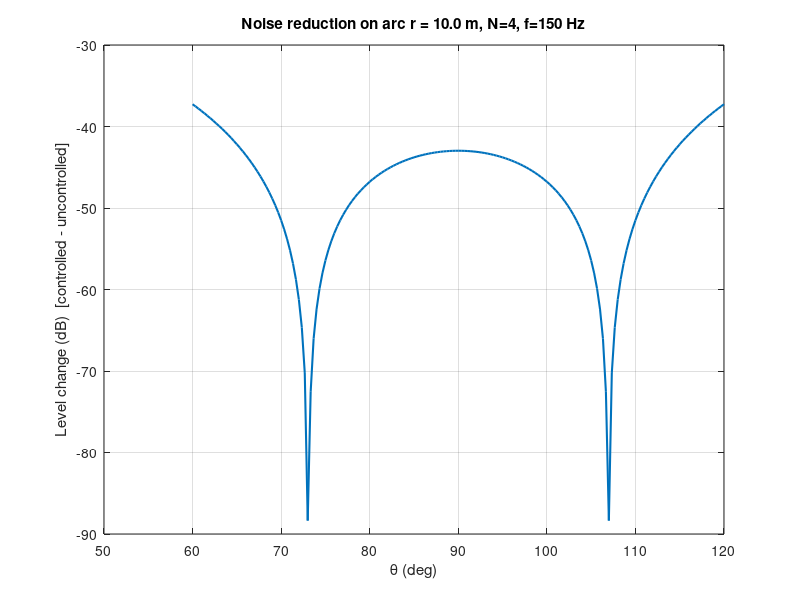
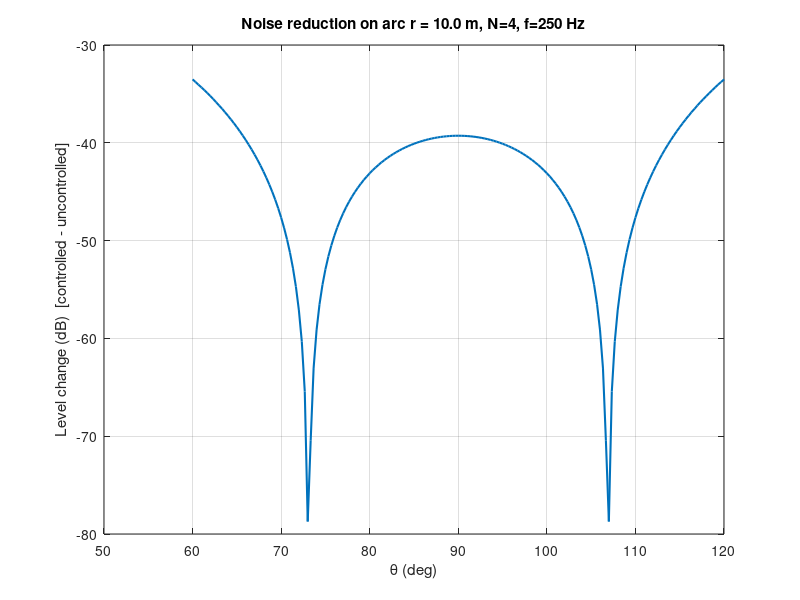
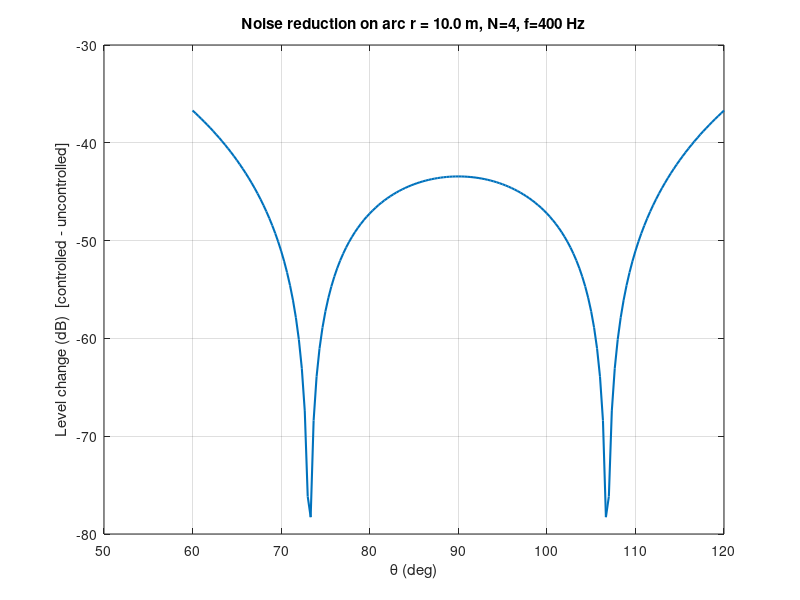
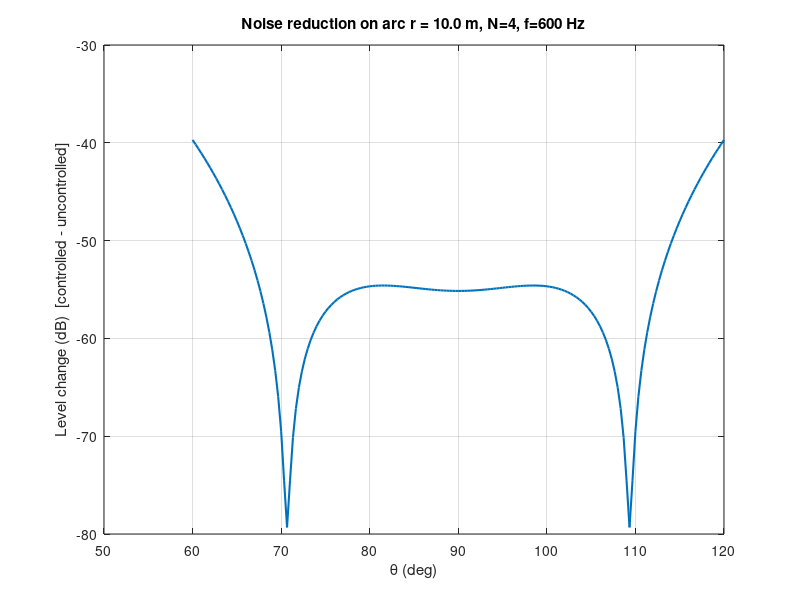

Here is the MATLAB script that generated these plots, in order:
%% Quiet-Zone ANC with Loudspeaker Array (free-field model)
% Reproduces the scenario: one primary monopole + N secondary monopoles.
% I design complex weights H(ω) by least squares to minimize pressure
% on an angular arc (the "quiet zone" wedge) and plot the achieved reduction.

clear; clc; close all;

%% -------------------- Parameters ---------------------------
c0      = 343;                     % m/s, speed of sound
freqs   = [150 250 400 600 800 1000];   % Hz to evaluate 
N       = 4;                       % number of secondary loudspeakers
spkX    = [-0.20 -0.10 0.10 0.20]; % x-locations [m] 
spkY    = [ 0     0     0     0   ]; % y-locations [m]
rqz     = 10;                      % radius (m) where we evaluate on an arc
thMin   = deg2rad(60);             % quiet-zone lower angle (rad)
thMax   = deg2rad(120);            % quiet-zone upper angle (rad)
M       = 181;                     % number of angular samples on the arc
lambda  = 1e-3;                    % Tikhonov regularization (0 = plain LS)

% Primary monopole location (origin by default)
srcXY   = [0; 0];

%% -------------------- Helper inline functions ---------------------------
kfun = @(f) 2*pi*f/c0;             % wavenumber
pol2cartM = @(r,th) [r.*cos(th); r.*sin(th)];
dist = @(P,Q) vecnorm(P - Q, 2, 1); % distance between 2xM and 2x1

% Primary field at points: b_m = e^{-j k r}/r
primaryField = @(pts, f) exp(-1j*kfun(f)*dist(pts,srcXY))./dist(pts,srcXY);

% Secondary matrix at points: G_{m i} = e^{-j k r_i}/r_i
secMatrix = @(pts, spk, f) ...
    cell2mat(arrayfun(@(i) ...
        (exp(-1j*kfun(f)*dist(pts, spk(:,i)))./dist(pts, spk(:,i))).', ...
        1:size(spk,2), 'uni', 0));

%% -------------------- Geometry ---------------------------
thetas = linspace(thMin, thMax, M);
arcXY  = pol2cartM(rqz, thetas);   % 2xM evaluation points
spkXY  = [spkX; spkY];             % 2xN speaker positions

%% -------------------- Solve and plot per frequency ----------------------
NR = zeros(numel(freqs), M);       % dB change (controlled - uncontrolled)

for ii = 1:numel(freqs)
    f = freqs(ii);

    % Build b (primary) and G (secondary) for this frequency
    b = primaryField(arcXY, f).';                  % Mx1
    G = secMatrix(arcXY, spkXY, f);                % MxN

    % Least-squares weights: H* = -(G^H G + λI)^{-1} G^H b
    H = -( (G'*G + lambda*eye(N)) \ (G'*b) );      % Nx1

    % Residual pressure on the arc
    p0 = b;                % uncontrolled primary
    pc = b + G*H;          % controlled field
    NR(ii, :) = 20*log10(abs(pc)).' - 20*log10(abs(p0)).'; %calculate noise reduction controlled fied - uncontrolled primary
    
    % Plot angle sweep at this frequency
    figure('Name', sprintf('Reduction at %d Hz', f)); 
    plot(rad2deg(thetas), NR(ii,:), 'LineWidth', 1.5); grid on;
    xlabel('\theta (deg)'); ylabel('Level change (dB)  [controlled - uncontrolled]');
    title(sprintf('Noise reduction on arc r = %.1f m, N=%d, f=%d Hz', rqz, N, f));
end

%% -------------------- Heatmap over angle & frequency --------------------
figure('Name','Reduction Heatmap');
imagesc(rad2deg([thMin thMax]), [freqs(1) freqs(end)], NR);
axis xy; colorbar; colormap (flipud(turbo));
caxis([-100 0])
xlabel('\theta (deg)'); ylabel('Frequency (Hz)');
title('ANC reduction across angle & frequency (negative = good)');

%% -------------------- Optional: show array & arc ------------------------
figure('Name','Geometry');
plot(spkX, spkY, 'ks', 'MarkerFaceColor','k'); hold on;
plot(arcXY(1,:), arcXY(2,:), 'r-'); 
plot(srcXY(1), srcXY(2), 'bo', 'MarkerFaceColor','b');
axis equal; grid on; xlabel('x (m)'); ylabel('y (m)');
legend('Speakers','Quiet-zone arc','Primary source','Location','best');
title('Geometry (free-field monopole model)');
